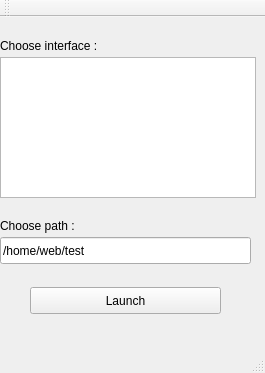
<?xml version="1.0" encoding="UTF-8"?>
<ui version="4.0">
 <class>MainWindowServFinal</class>
 <widget class="QMainWindow" name="MainWindowServFinal">
  <property name="geometry">
   <rect>
    <x>0</x>
    <y>0</y>
    <width>265</width>
    <height>373</height>
   </rect>
  </property>
  <property name="windowTitle">
   <string>Serveur 0.1</string>
  </property>
  <widget class="QWidget" name="centralWidget">
   <widget class="QPushButton" name="ServLaunch">
    <property name="geometry">
     <rect>
      <x>30</x>
      <y>270</y>
      <width>191</width>
      <height>27</height>
     </rect>
    </property>
    <property name="text">
     <string>Launch</string>
    </property>
   </widget>
   <widget class="QLabel" name="labelChooseInterface">
    <property name="geometry">
     <rect>
      <x>0</x>
      <y>20</y>
      <width>251</width>
      <height>17</height>
     </rect>
    </property>
    <property name="text">
     <string>Choose interface :</string>
    </property>
   </widget>
   <widget class="QListWidget" name="listInterface">
    <property name="geometry">
     <rect>
      <x>0</x>
      <y>40</y>
      <width>256</width>
      <height>141</height>
     </rect>
    </property>
   </widget>
   <widget class="QLabel" name="labelPath">
    <property name="geometry">
     <rect>
      <x>0</x>
      <y>200</y>
      <width>111</width>
      <height>17</height>
     </rect>
    </property>
    <property name="text">
     <string>Choose path :</string>
    </property>
   </widget>
   <widget class="QLineEdit" name="lineEditPath">
    <property name="geometry">
     <rect>
      <x>0</x>
      <y>220</y>
      <width>251</width>
      <height>27</height>
     </rect>
    </property>
    <property name="text">
     <string>/home/web/test</string>
    </property>
   </widget>
  </widget>
  <widget class="QMenuBar" name="menuBar">
   <property name="geometry">
    <rect>
     <x>0</x>
     <y>0</y>
     <width>265</width>
     <height>25</height>
    </rect>
   </property>
  </widget>
  <widget class="QToolBar" name="mainToolBar">
   <attribute name="toolBarArea">
    <enum>TopToolBarArea</enum>
   </attribute>
   <attribute name="toolBarBreak">
    <bool>false</bool>
   </attribute>
  </widget>
  <widget class="QStatusBar" name="statusBar"/>
 </widget>
 <layoutdefault spacing="6" margin="11"/>
 <resources/>
 <connections/>
</ui>
